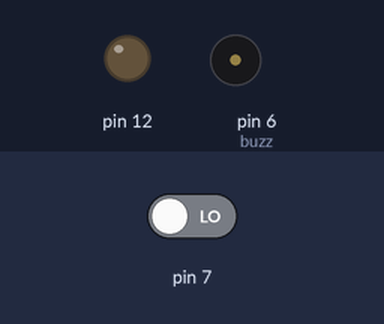
A sketch run on a simulated Arduino Uno, built with avr-gcc and run on an emulated ATmega328P. Shown: output pins drawn as LEDs (lit = HIGH), buzzer (waves = sounding, pin HIGH). The test bench sets the inputs (shaded band); at power-on: pin 7 LOW. What the sketch prints to the serial monitor is not drawn.

Above: at 1.2 s.
1.3 s: pin 7 driven HIGH
At 1.8 s:
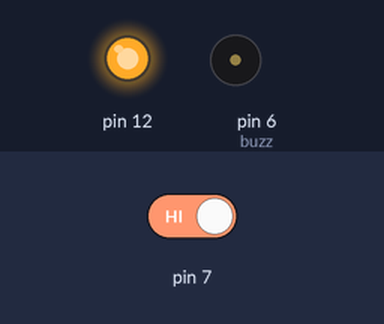
2.8 s: pin 7 driven LOW
At 4.5 s:
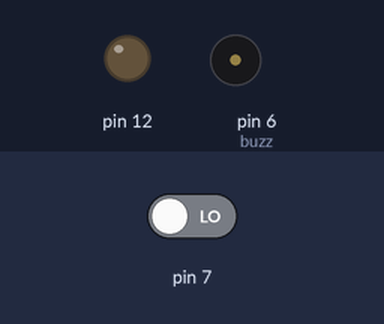
Timing chart, 0 to 6.0 s (numbered marks = the images above; inputs shaded):
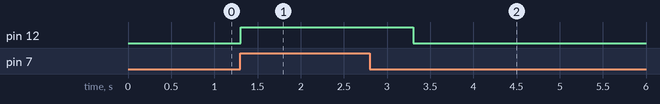

Measured:
- after the input at 1.3 s, pin 12: LOW → HIGH at once
- after the input at 2.8 s, pin 12: HIGH → LOW after 0.51 s

The sketch:

pir.ino
```cpp
#define buzz 6

int val;

void setup() {
  Serial.begin(9600);
  pinMode(7,INPUT);

  pinMode(buzz,OUTPUT);
  pinMode(12,OUTPUT);

}

void loop() {
   val=digitalRead(7);

   Serial.println(val);

   if (val==1){

     digitalWrite(12,HIGH);
     delay(2000);
   }

   else {

     digitalWrite(12,LOW);
   }


}
```

alarm.ino
```cpp
void alarm() {

  tone(buzz,700);
  delay(800);

  noTone(buzz);
  delay(400);


}
```
